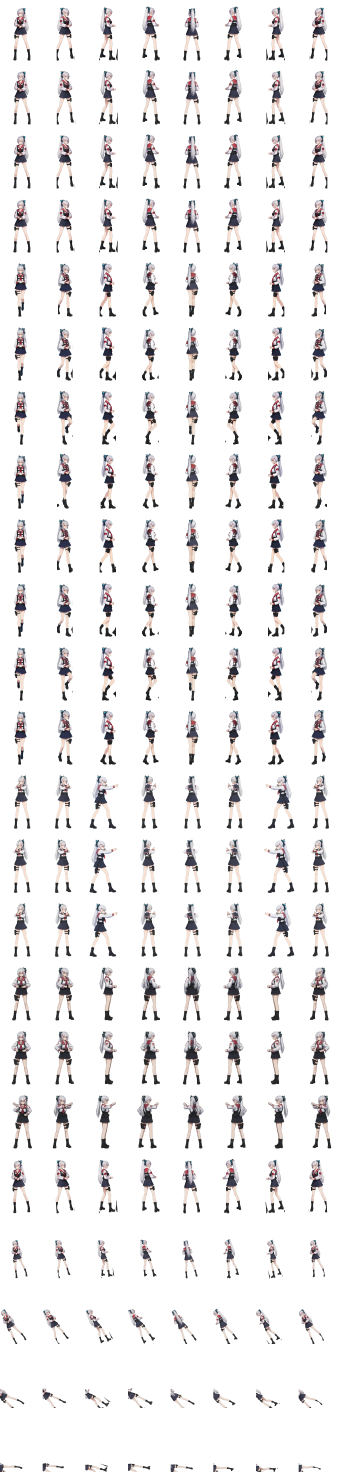
#> input picture assets/art/characters/doll_a/doll_a_8dir.png, 1024 x 4416 px (shown at 1/3 size)
$ python bake_sprite_relief.py
#> lines starting #> are read from the running program, lines starting #| are printed output that depends on the picture
"""把 8 向立绘图集烘成"浮雕受光"版本，用固定屏幕光伪造体积。

镜头锁定、太阳固定，所以屏幕空间光向是不变的，可以直接把明暗烘进贴图：
亮度当高度 -> 求梯度得伪法线 -> 方向光漫反射 + 高光 + 轮廓补光 + 底部 AO + 折痕内描线。
"""
import os
import numpy as np
from PIL import Image

CELL_W, CELL_H = 128, 192
COLS, ROWS = 8, 23

# 屏幕空间光向：从左上偏前打过来，与场景里的主光一致。
LIGHT = np.array([-0.50, -0.60, 0.62], dtype=np.float32)
LIGHT /= np.linalg.norm(LIGHT)
HALF = LIGHT + np.array([0.0, 0.0, 1.0], dtype=np.float32)
HALF /= np.linalg.norm(HALF)

HEIGHT_GAIN = 3.0      # 亮度当高度的夸张程度，越大越"浮雕"
HEIGHT_BLUR = 2.4      # 先重模糊，避免布褶/发丝纹理被当成法线噪声
GRADE_BANDS = 3        # 明暗色阶数量：3 档在缩小后仍能读出受光面与背光面
SHADE_BASE = 0.74
SHADE_RANGE = 0.42
BAND_BLEND = 0.62
## 冷暖分离的强度：太强会把柔光厚涂撕成脏斑，这里只做轻微色温偏移。
TINT_STRENGTH = 0.35
COOL_TINT = np.array([0.86, 0.93, 1.14], dtype=np.float32)
WARM_TINT = np.array([1.08, 1.03, 0.93], dtype=np.float32)
RIM_STRENGTH = 0.22
RIM_COLOR = np.array([0.80, 0.88, 1.0], dtype=np.float32)
SPEC_STRENGTH = 0.15
AO_STRENGTH = 0.42


def gaussian_kernel(sigma: float) -> np.ndarray:
    radius = max(1, int(sigma * 3))
    x = np.arange(-radius, radius + 1, dtype=np.float32)
    k = np.exp(-(x * x) / (2.0 * sigma * sigma))
    return k / k.sum()


def blur(img: np.ndarray, sigma: float) -> np.ndarray:
    k = gaussian_kernel(sigma)
    r = len(k) // 2
    pad = np.pad(img, ((0, 0), (r, r)), mode="edge")
    out = np.zeros_like(img)
    for i, w in enumerate(k):
        out += pad[:, i:i + img.shape[1]] * w
    pad = np.pad(out, ((r, r), (0, 0)), mode="edge")
    out = np.zeros_like(img)
    for i, w in enumerate(k):
        out += pad[i:i + img.shape[0], :] * w
    return out


def erode(mask: np.ndarray, radius: int) -> np.ndarray:
    out = mask.copy()
    h, w = mask.shape
    for dy in range(-radius, radius + 1):
        for dx in range(-radius, radius + 1):
            shifted = np.zeros_like(mask)
            ys = slice(max(0, dy), h + min(0, dy))
            xs = slice(max(0, dx), w + min(0, dx))
            yd = slice(max(0, -dy), h + min(0, -dy))
            xd = slice(max(0, -dx), w + min(0, -dx))
            shifted[ys, xs] = mask[yd, xd]
            out = np.minimum(out, shifted)
    return out


def process_cell(rgb: np.ndarray, alpha: np.ndarray) -> np.ndarray:
    h, w = alpha.shape
    lum = rgb[..., 0] * 0.299 + rgb[..., 1] * 0.587 + rgb[..., 2] * 0.114
    height = blur(lum * alpha, HEIGHT_BLUR)

    gy, gx = np.gradient(height)
    nx = -gx * HEIGHT_GAIN
    ny = -gy * HEIGHT_GAIN
    nz = np.ones_like(nx)
    norm = np.sqrt(nx * nx + ny * ny + nz * nz)
    nx, ny, nz = nx / norm, ny / norm, nz / norm

    diff = np.clip(nx * LIGHT[0] + ny * LIGHT[1] + nz * LIGHT[2], 0.0, 1.0)
    shade = SHADE_BASE + SHADE_RANGE * diff
    # 硬色阶：把连续明暗压成几档，和场景的平涂语言对齐。
    banded = np.floor(shade * GRADE_BANDS) / GRADE_BANDS
    shade = banded * BAND_BLEND + shade * (1.0 - BAND_BLEND)
    shade = np.where(alpha > 0.01, shade, 1.0)

    spec = np.clip(nx * HALF[0] + ny * HALF[1] + nz * HALF[2], 0.0, 1.0) ** 24
    spec = spec * SPEC_STRENGTH * np.clip((lum - 0.45) / 0.4, 0.0, 1.0) * alpha

    # 轮廓补光：朝向光的轮廓边缘提亮，让剪影不至于死板。
    edge = np.clip(alpha - erode(alpha > 0.5, 1).astype(np.float32), 0.0, 1.0)
    facing = np.clip(-nx * 0.75 - ny * 0.75, 0.0, 1.0)
    rim = edge * facing * RIM_STRENGTH * alpha

    # 底部 AO + 内缘压暗，强化接地。
    vertical = np.linspace(0.0, 1.0, h, dtype=np.float32)[:, None]
    ao = 1.0 - AO_STRENGTH * 0.34 * np.clip((vertical - 0.66) / 0.34, 0.0, 1.0)
    inner = np.clip(erode(alpha > 0.5, 3).astype(np.float32) - erode(alpha > 0.5, 7).astype(np.float32), 0.0, 1.0)
    ao = ao * (1.0 - 0.16 * inner)

    out = rgb * (shade * ao)[..., None]
    # 冷暖分离：背光面压向蓝紫，受光面推回暖色，轻度即可。
    warm = np.clip((shade - 1.0) / 0.28, 0.0, 1.0)[..., None]
    cool = np.clip((0.94 - shade) / 0.26, 0.0, 1.0)[..., None]
    out = out * (1.0 + (cool * (COOL_TINT - 1.0) + warm * (WARM_TINT - 1.0)) * TINT_STRENGTH)
    out = out + (rim[..., None] * RIM_COLOR + spec[..., None])
    out = np.clip(out, 0.0, 1.0)
    out = np.concatenate([out, alpha[..., None]], axis=2)
    return out


def main() -> None:
    root = os.path.dirname(os.path.dirname(os.path.abspath(__file__)))
    src = os.path.join(root, "assets", "art", "characters", "doll_a", "doll_a_8dir.png")
    dst = os.path.join(root, "assets", "art", "characters", "doll_a", "doll_a_8dir_cel.png")

    atlas = np.asarray(Image.open(src).convert("RGBA"), dtype=np.float32) / 255.0
    out = atlas.copy()
    for row in range(ROWS):
        for col in range(COLS):
            y0, x0 = row * CELL_H, col * CELL_W
            cell = atlas[y0:y0 + CELL_H, x0:x0 + CELL_W]
            out[y0:y0 + CELL_H, x0:x0 + CELL_W] = process_cell(cell[..., :3], cell[..., 3])
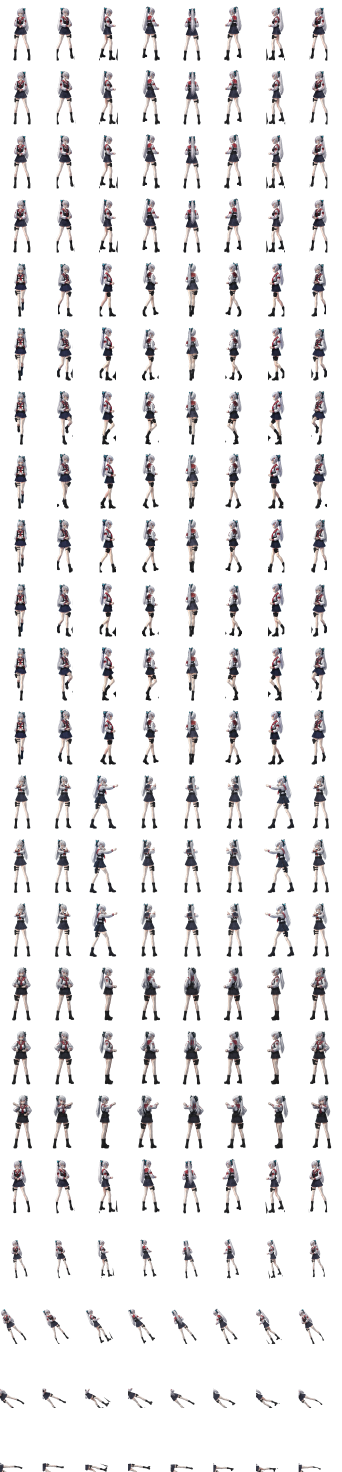
#> out: shape (4416, 1024, 4) float32 (shown at 1/3 size); mean R, G, B, A 0.0605, 0.0563, 0.0589, 0.129; transparent parts drawn white

    img = Image.fromarray((out * 255.0 + 0.5).astype(np.uint8), mode="RGBA")
    img.save(dst)
    print("saved", dst, img.size)
#| saved assets/art/characters/doll_a/doll_a_8dir_cel.png (1024, 4416)


if __name__ == "__main__":
    main()
